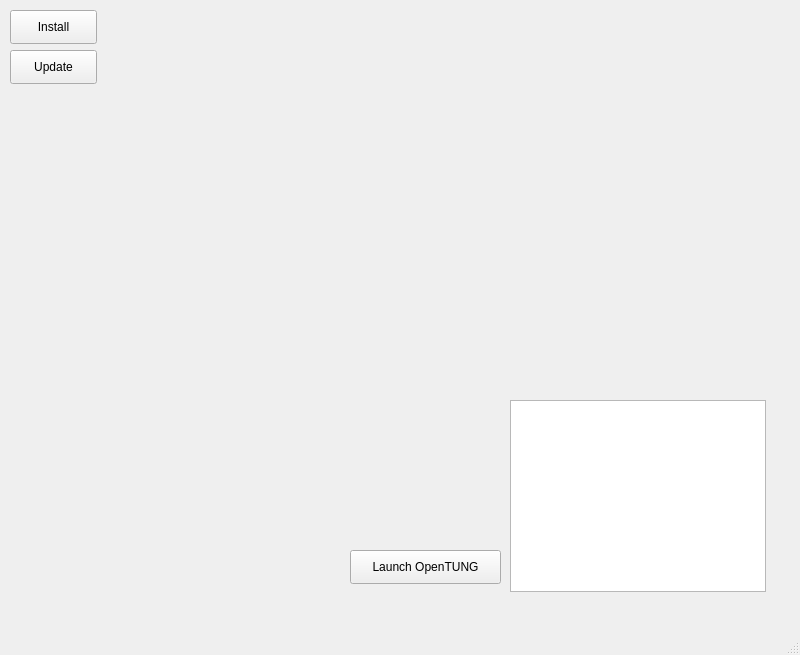
<?xml version="1.0" encoding="UTF-8"?>
<ui version="4.0">
 <class>MainWindow</class>
 <widget class="QMainWindow" name="MainWindow">
  <property name="geometry">
   <rect>
    <x>0</x>
    <y>0</y>
    <width>800</width>
    <height>655</height>
   </rect>
  </property>
  <property name="windowTitle">
   <string>OpenTUNG Launcher</string>
  </property>
  <widget class="QWidget" name="centralwidget">
   <widget class="QPushButton" name="installButton">
    <property name="geometry">
     <rect>
      <x>10</x>
      <y>10</y>
      <width>87</width>
      <height>34</height>
     </rect>
    </property>
    <property name="text">
     <string>Install</string>
    </property>
   </widget>
   <widget class="QPushButton" name="updateButton">
    <property name="geometry">
     <rect>
      <x>10</x>
      <y>50</y>
      <width>87</width>
      <height>34</height>
     </rect>
    </property>
    <property name="text">
     <string>Update</string>
    </property>
   </widget>
   <widget class="QPushButton" name="launchButton">
    <property name="geometry">
     <rect>
      <x>350</x>
      <y>550</y>
      <width>151</width>
      <height>34</height>
     </rect>
    </property>
    <property name="text">
     <string>Launch OpenTUNG</string>
    </property>
   </widget>
   <widget class="QListWidget" name="worldList">
    <property name="geometry">
     <rect>
      <x>510</x>
      <y>400</y>
      <width>256</width>
      <height>192</height>
     </rect>
    </property>
    <property name="sortingEnabled">
     <bool>true</bool>
    </property>
   </widget>
  </widget>
  <widget class="QStatusBar" name="statusbar"/>
  <action name="actionHelp">
   <property name="text">
    <string>Help</string>
   </property>
  </action>
  <action name="actionAbout">
   <property name="text">
    <string>About</string>
   </property>
  </action>
  <action name="actionOpenTUNG_Settings">
   <property name="text">
    <string>OpenTUNG Settings</string>
   </property>
  </action>
 </widget>
 <resources/>
 <connections/>
</ui>
